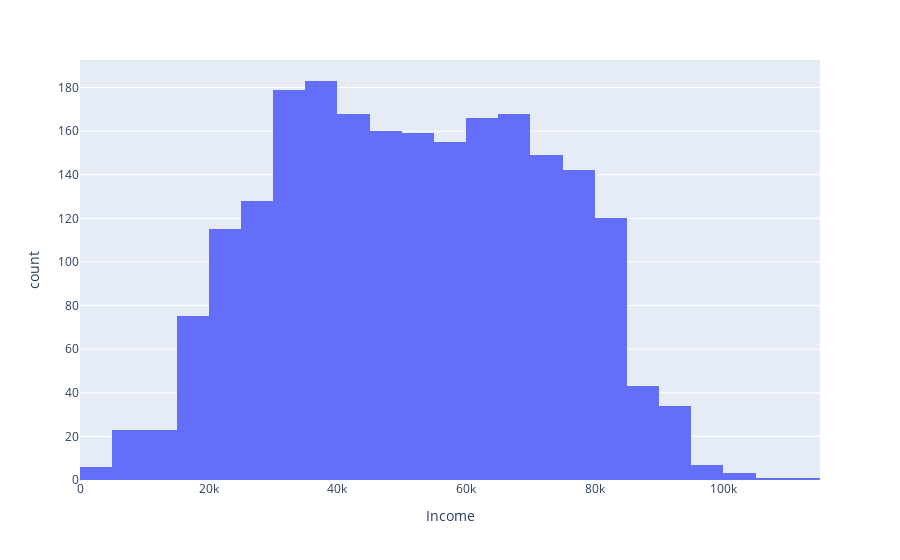

The notebook cell saved with this chart:
### Markdown cell above
" This histogram shows the distribution of the Income column, which represents the income of each customer. The x-axis shows the range of incomes, and the y-axis shows the number of customers who fall into each range. The histogram helps us understand the spread of income among the customers, and whether there are any outliers or anomalies in the data."

### Code cell
import plotly.express as px


fig0 = px.histogram(df, x="Income", nbins=50)
fig0.show()

### Figure 1 — Plotly figure (JSON) as saved in the notebook; plotly's stock layout.template omitted (floating-point values rounded to 4 significant figures; data arrays with more than 128 entries replaced by an {"elided": "..."} marker saying what was removed)
{"data": [{"alignmentgroup": "True", "bingroup": "x", "hovertemplate": "Income=%{x}<br>count=%{y}<extra></extra>", "legendgroup": "", "marker": {"color": "#636efa", "pattern": {"shape": ""}}, "name": "", "nbinsx": 50, "offsetgroup": "", "orientation": "v", "showlegend": false, "type": "histogram", "x": {"elided": "2208 int values"}, "xaxis": "x", "yaxis": "y"}], "layout": {"barmode": "relative", "legend": {"tracegroupgap": 0}, "margin": {"t": 60}, "xaxis": {"anchor": "y", "domain": [0, 1], "title": {"text": "Income"}}, "yaxis": {"anchor": "x", "domain": [0, 1], "title": {"text": "count"}}}}
